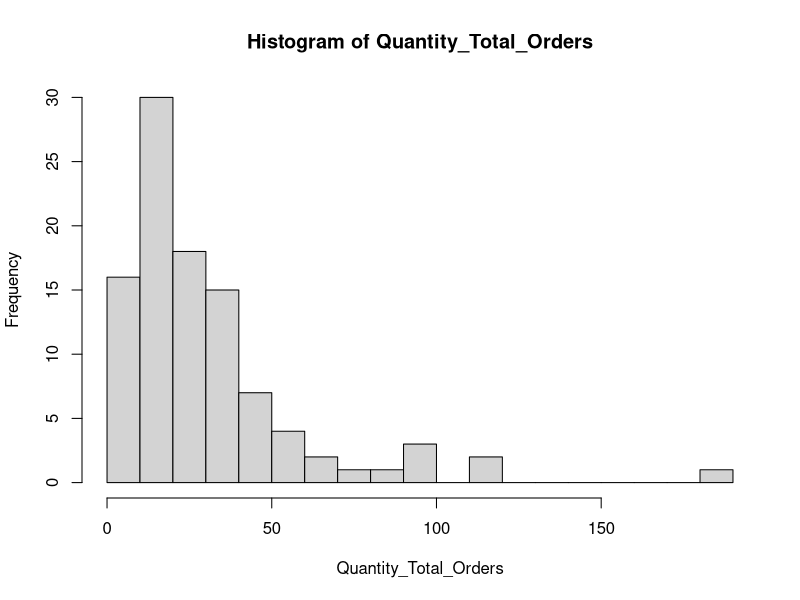
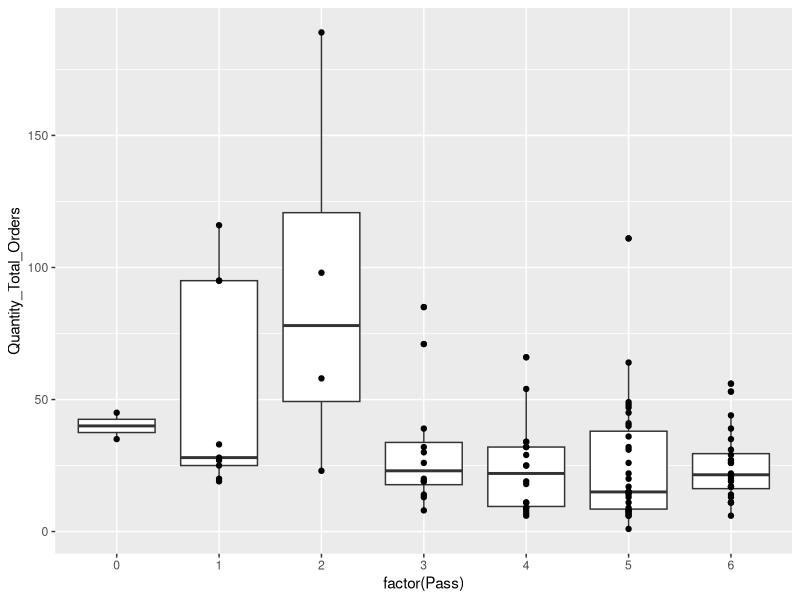
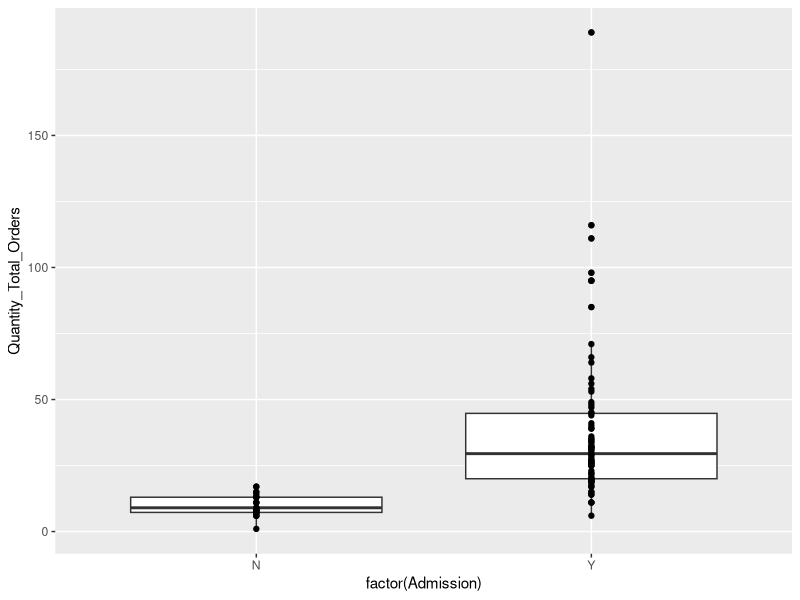
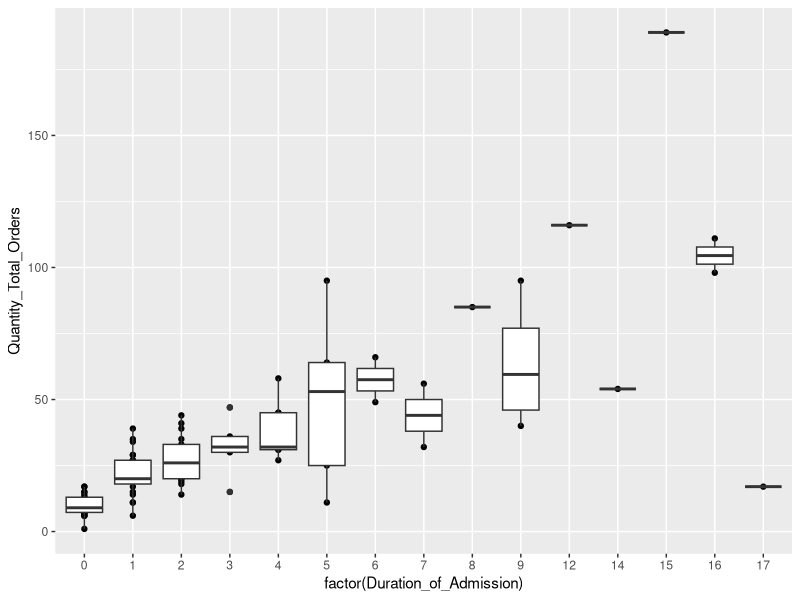
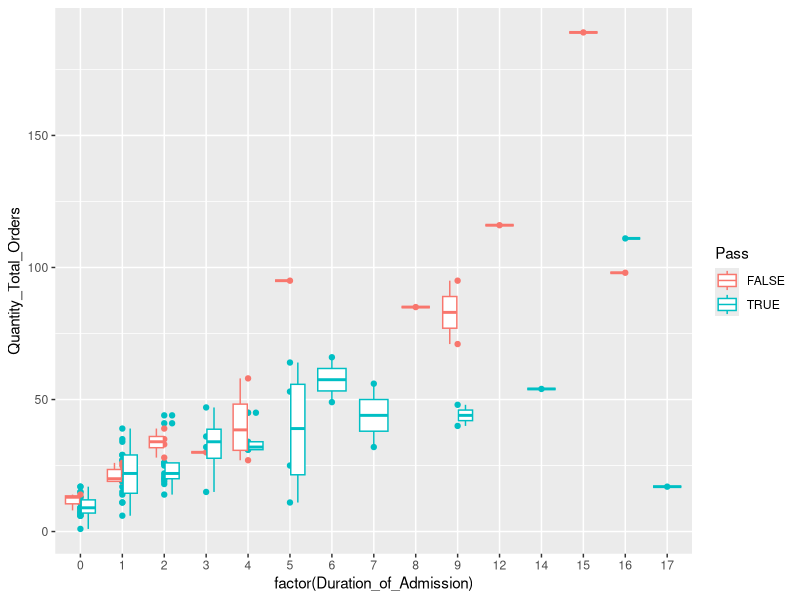
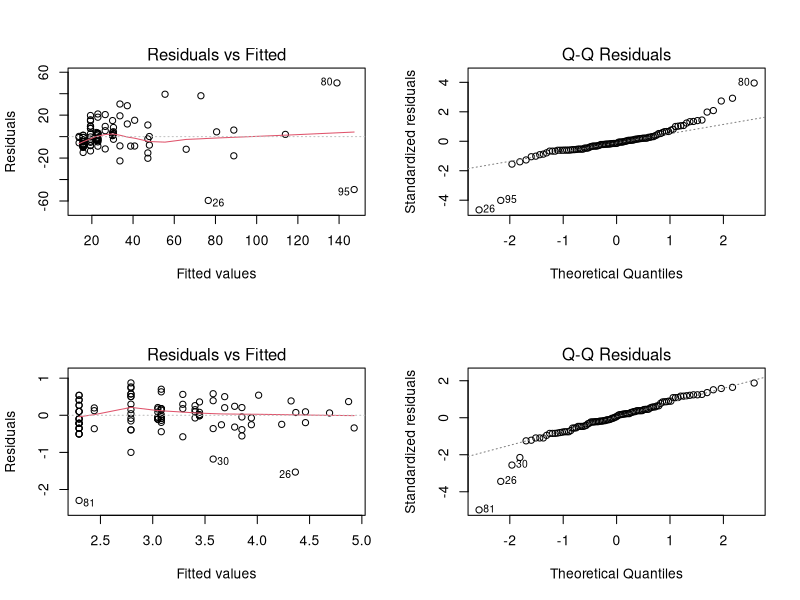

Here is the R script that generated these plots, in order:
## ---- chunk 1
knitr::opts_chunk$set(echo = TRUE)
## ---- chunk 2
# Packages you probably need
library(ggplot2)
library(dplyr)

# Please load any other packages you need either all in this chunk
# or in the chunk you need it for

# Data you need for the applied problem
SIS <- readr::read_csv("SIS.csv")
## ---- chunk 3
a <- 0
s <- 1
n <- 32
xbar <- 0.8
2*(1-pnorm(xbar, mean=a, sd=s/sqrt(n)))
## ---- chunk 4
x1 <- rnorm(n=32, mean=0.25, sd=1)
x2 <- rnorm(n=32, mean=0, sd=1)
## ---- chunk 5
sim_xbar <- mean(x1) - mean(x2)
sim_pvalue <- 2 * (1 - pnorm(sim_xbar, mean=0, sd=1 / sqrt(32)))
## ---- chunk 6
set.seed(427)
sim_test_stat <- numeric(1000) # empty vector to store sample means in
sim_pvalue1 <- numeric(1000)
power <- 0

for (i in 1:1000) {
  x1 <- rnorm(n=32, mean=0.25, sd=1)
  x2 <- rnorm(n=32, mean=0.25, sd=1)
  sim_test_stat[i] <- mean(x1) - mean(x2)
  sim_pvalue1[i] <- 2 * (1 - pnorm(sim_test_stat[i], mean=0, sd=1 / sqrt(32)))
  if (sim_pvalue1[i] < 0.05) {
    power <- power + 1
  }
}

power <- power / 1000
power

## ---- chunk 7
set.seed(427)
sim_test_stat <- numeric(1000) # empty vector to store sample means in
sim_pvalue2 <- numeric(1000)

for (i in 1:1000) {
  x1 <- rnorm(n=32, mean=0, sd=1)
  x2 <- rnorm(n=32, mean=0, sd=1)
  sim_test_stat[i] <- mean(x1) - mean(x2)
  sim_pvalue2[i] <- 2 * (1 - pnorm(sim_test_stat[i], mean=0, sd=1 / sqrt(32)))
}

alpha <- 0.05
sum(sim_pvalue2 < alpha/2 | sim_pvalue2 > 1 - alpha/2)
## ---- chunk 8
p.values <- c(sim_pvalue1, sim_pvalue2)
decision <- rep("Do not reject H0", 2000)
decision[p.values <= 0.05] <- "Reject H0"
table(decision, 
      c(rep("H0 is false", 1000), rep("H0 is true", 1000))
      )
## ---- chunk 9
new.p.values <- p.adjust(p.values, method="BH", n=length(p.values))
decision <- rep("Do not reject H0", 2000)
decision[new.p.values <= 0.05] <- "Reject H0"
table(decision, 
      c(rep("H0 is false", 1000), rep("H0 is true", 1000))
      )
## ---- chunk 10
#Quantity_Total_Orders should take the sum of Quantity_Lab_Orders and Quantity_Image_Orders
SIS_new <- SIS %>% mutate(
  Quantity_Total_Orders = Quantity_Lab_Orders + Quantity_Imaging_Orders, 
  Pass = Orientation_Score + Free_Recall_Score
)
#Pass should sum Orientation_Score and Free_Recall_Score
View(SIS_new)
## ---- chunk 11
SIS_new %>% select(Admission, Duration_of_Admission) %>% arrange(Duration_of_Admission)
## ---- chunk 12
with(SIS_new, sum(Pass >= 4)/100)
## ---- chunk 13
with(SIS_new, sum(Admission == "Y")/100)
## ---- chunk 14
#ggplot(SIS_new, aes(x=Admission, y=Pass)) + geom_()
SIS_new %>% select(Admission, Pass) %>% arrange(Pass)
## ---- chunk 15
with(SIS_new, hist(Quantity_Total_Orders, breaks=15))
## ---- chunk 16
#ggplot(SIS_new, aes(x=Quantity_Total_Orders)) + geom_histogram()
ggplot(SIS_new, aes(x=factor(Pass), y=Quantity_Total_Orders)) + geom_boxplot() + geom_point() 
## ---- chunk 17
ggplot(SIS_new, aes(x=factor(Admission), y=Quantity_Total_Orders)) + geom_boxplot() + geom_point()
## ---- chunk 18
SIS_new1 <- SIS_new %>% replace(is.na(SIS_new),0) 
#ggplot(SIS_new1, aes(x=Duration_of_Admission, y=Quantity_Total_Orders)) + geom_point()
#lm(Quantity_Total_Orders ~ Duration_of_Admission, data = SIS_new1)
ggplot(SIS_new1, aes(x=factor(Duration_of_Admission), y=Quantity_Total_Orders)) + geom_point() + geom_boxplot()  #geom_abline(intercept=14, slope=5)
#all the lines of code that are commented out were used to fit a line
## ---- chunk 19
#lm(Quantity_Total_Orders ~ Duration_of_Admission + Pass, data = SIS_new1)
SIS_new2 <- SIS_new1 %>% mutate(Pass = Pass >= 4) 
#lm(Quantity_Total_Orders ~ Duration_of_Admission + Pass, data = SIS_new2)
ggplot(SIS_new2, aes(x=factor(Duration_of_Admission), y=Quantity_Total_Orders, color=Pass)) + geom_point() + geom_boxplot()
## ---- chunk 20
Quantity_Total_Orders_log <- with(SIS_new2, log(Quantity_Total_Orders))
Duration_of_Admission_log <- with(SIS_new2, log(Duration_of_Admission+1))
lm_log <- lm(Quantity_Total_Orders_log ~ Duration_of_Admission_log * Pass, data = SIS_new2)
summary(lm_log)
## ---- chunk 21
ln_studies_good = 2.35 + 0.72*log(3)
ln_studies_good
ln_studies_bad = 2.5 + 0.88*log(3)
ln_studies_bad
ln_studies_bad/ln_studies_good
## ---- chunk 22
summary(lm(Quantity_Total_Orders_log ~ Duration_of_Admission_log + Pass, data = SIS_new2))
## ---- chunk 23
lm_no_log <- lm(Quantity_Total_Orders ~ Duration_of_Admission * Pass, data = SIS_new2)
summary(lm_no_log)
#residual and q-q plot for model with no log-transformation
par(mfrow=(c(2,2)))
plot(lm_no_log, which = 1)
plot(lm_no_log, which = 2)
#residual and q-q plot for model with log-transformation
plot(lm_log, which = 1)
plot(lm_log, which = 2)
## ---- chunk 24
Quantity_Total_Orders_sqrt <- with(SIS_new2, sqrt(Quantity_Total_Orders))
Duration_of_Admission_sqrt <- with(SIS_new2, sqrt(Duration_of_Admission))
lm_sqrt <- lm(Quantity_Total_Orders_sqrt ~ Duration_of_Admission_sqrt * Pass, data = SIS_new2)
summary(lm_sqrt)
## ---- chunk 25
set.seed(427)
x <- SIS$Ischemic
x_yes <- sum(x == "Y")/length(x)
x_sample_yes <- numeric(10000)

for(i in 1:10000){
  x_sample <- sample(x, length(x), replace=TRUE)
  x_sample_yes[i] <- sum(x_sample == "Y")/length(x_sample)
}
quantile(x_sample_yes, c(0.005, 0.995))
